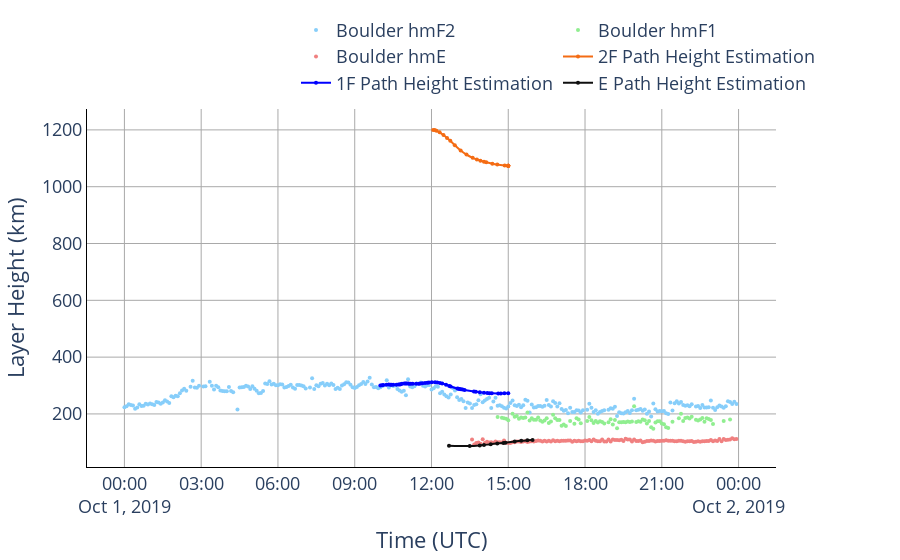

The code cell stored with this chart in its notebook:
### Code cell
# Create figure with secondary y-axis
fig = make_subplots(specs=[[{"secondary_y": True}]])

# Add traces
import numpy as np

N = 1
X = 1350 # dist from WWV to WA5FRF
h0_F2=300 #278
h0_E = 88.4
# calculate change in layer height:
deltaheight_F1 = (deltaheight(N=1, X = 1350, h0 = h0_F2, pathlen = pathlen_1F) + h0_F2)#
deltaheight_E = deltaheight(N=1, X = 1350, h0 = h0_E, pathlen = pathlen_E)+h0_E
deltaheight_F2 = deltaheight(N=2, X = 1350, h0 = h0_F2, pathlen = pathlen_2F)+h0_F2


fig.add_trace(
    go.Scatter(x=hmF2['Time'], y=hmF2['BOULDER'], 
               mode = 'markers', 
               marker=dict(
                    color='LightSkyBlue',
                    size=4,
                #     line=dict(
                #         color='MediumPurple',
                #         width=15
                # )
               ),
               # line_shape='spline',
               name="Boulder hmF2"),
    # secondary_y=True,
)

# fig.add_trace(
#     go.Scatter(x=hmF2['Time'], y=hmF2['BOULDER'].rolling(10).mean(), 
#                # mode = 'markers', 
#                line_shape='spline',
#                line_color = color_Boulder,
#                name="Boulder hmF2 Rolling Mean"),
#     secondary_y=True,
# )

 
fig.add_trace(
    go.Scatter(x=hmF1['Time'], y=hmF1['BOULDER'], 
               mode = 'markers', 
               marker=dict(
                    color='LightGreen',
                    size=4,
                #     line=dict(
                #         color='MediumPurple',
                #         width=15
                # )
               ),
               line_color = color_Boulder,
               name="Boulder hmF1"),
    # secondary_y=True, 
)


fig.add_trace(
    go.Scatter(x=hmE['Time'], y=hmE['BOULDER'], 
               mode = 'markers', 
               marker=dict(
                    color='LightCoral',
                    size=4,
                #     line=dict(
                #         color='MediumPurple',
                #         width=15
                # )
               ),
               name="Boulder hmE"),
    # secondary_y=True, 
)


fig.add_trace(
    go.Scatter(x=F2['Date'], y=deltaheight_F2, 
               mode = 'lines+markers',
               marker=dict(
                    size=4,
               ),
               line_shape='spline', 
               line_color = color_2F,
               name="2F Path Height Estimation"),
    # secondary_y=True
)

fig.add_trace(
    go.Scatter(x=F1['Date'], y=deltaheight_F1, 
               mode = 'lines+markers',
               marker=dict(
                    size=4,
               ),
               line_shape='spline', 
               line_color = color_1F,
               name="1F Path Height Estimation"),
    # secondary_y=True
)



fig.add_trace(
    go.Scatter(x=E['Date'], y=deltaheight_E, 
               mode = 'lines+markers',
               marker=dict(
                    size=4,
               ),
               line_shape='spline', 
               line_color = color_E,
               name="E Path Height Estimation"),
    # secondary_y=True
)

# Set x-axis title
fig.update_xaxes(title_text="Time (UTC)")

# Set y-axes titles
fig.update_yaxes(title_text="Layer Height (km)", secondary_y=False)

fontoptions(fig)


fig.update_layout(legend=dict(
    orientation="h",
    yanchor="bottom",
    y=1.02,
    xanchor="right",
    x=1
))

fig.show()
fig.write_html("plots/"+ "Ionosonde Comparison" + "_plot.html", include_plotlyjs="cdn")
# fig.write_image("plots/9d.png")

### Figure 1 — Plotly figure (JSON) as saved in the notebook; plotly's stock layout.template omitted (floating-point values rounded to 4 significant figures; data arrays with more than 128 entries replaced by an {"elided": "..."} marker saying what was removed)
{"data": [{"marker": {"color": "LightSkyBlue", "size": 4}, "mode": "markers", "name": "Boulder hmF2", "type": "scatter", "x": {"elided": "280 str values"}, "y": {"elided": "280 float values"}}, {"line": {"color": "#552DC9"}, "marker": {"color": "LightGreen", "size": 4}, "mode": "markers", "name": "Boulder hmF1", "type": "scatter", "x": {"elided": "180 str values"}, "y": {"elided": "180 float values"}}, {"marker": {"color": "LightCoral", "size": 4}, "mode": "markers", "name": "Boulder hmE", "type": "scatter", "x": {"elided": "250 str values"}, "y": {"elided": "250 float values"}}, {"line": {"color": "#F46C14", "shape": "spline"}, "marker": {"size": 4}, "mode": "lines+markers", "name": "2F Path Height Estimation", "type": "scatter", "x": ["2019-10-01T12:03:48.600000", "2019-10-01T12:07:36.480000", "2019-10-01T12:11:24.360000", "2019-10-01T12:19:00.120000", "2019-10-01T12:28:07.032000", "2019-10-01T12:36:28.368000", "2019-10-01T12:44:04.128000", "2019-10-01T12:54:42.192000", "2019-10-01T13:08:22.560000", "2019-10-01T13:22:02.928000", "2019-10-01T13:36:28.872000", "2019-10-01T13:46:21.360000", "2019-10-01T13:54:42.696000", "2019-10-01T14:03:04.032000", "2019-10-01T14:08:23.064000", "2019-10-01T14:22:49.008000", "2019-10-01T14:34:12.648000", "2019-10-01T14:51:40.896000", "2019-10-01T15:00:02.232000", "2019-10-01T15:00:02.232000", "2019-10-01T15:00:02.232000", "2019-10-01T15:00:02.232000", "2019-10-01T15:00:02.232000", "2019-10-01T15:00:02.232000"], "y": [1200.0, 1199.0, 1197.0, 1191.0, 1182.0, 1172.0, 1161.0, 1146.0, 1128.0, 1113.0, 1102.0, 1096.0, 1092.0, 1088.0, 1086.0, 1081.0, 1078.0, 1075.0, 1074.0, 1074.0, 1074.0, 1074.0, 1074.0, 1074.0]}, {"line": {"color": "#0000ff", "shape": "spline"}, "marker": {"size": 4}, "mode": "lines+markers", "name": "1F Path Height Estimation", "type": "scatter", "x": ["2019-10-01T09:59:59.712000", "2019-10-01T10:03:47.592000", "2019-10-01T10:06:49.896000", "2019-10-01T10:14:25.656000", "2019-10-01T10:19:44.688000", "2019-10-01T10:23:32.568000", "2019-10-01T10:26:34.872000", "2019-10-01T10:30:22.752000", "2019-10-01T10:37:58.512000", "2019-10-01T10:42:31.968000", "2019-10-01T10:45:34.272000", "2019-10-01T10:47:51", "2019-10-01T10:50:53.304000", "2019-10-01T10:56:12.336000", "2019-10-01T10:59:14.640000", "2019-10-01T11:01:31.368000", "2019-10-01T11:05:19.248000", "2019-10-01T11:07:35.976000", "2019-10-01T11:11:23.856000", "2019-10-01T11:15:57.312000", "2019-10-01T11:24:18.648000", "2019-10-01T11:30:23.256000", "2019-10-01T11:34:11.136000", "2019-10-01T11:38:44.592000", "2019-10-01T11:44:49.200000", "2019-10-01T11:50:08.232000", "2019-10-01T11:53:56.112000", "2019-10-01T12:00:46.296000", "2019-10-01T12:08:22.056000", "2019-10-01T12:13:41.088000", "2019-10-01T12:19:45.696000", "2019-10-01T12:25:04.728000", "2019-10-01T12:34:11.639999", "2019-10-01T12:41:47.400000", "2019-10-01T12:44:49.704000", "2019-10-01T13:00:46.800000", "2019-10-01T13:03:03.528000", "2019-10-01T13:06:05.832000", "2019-10-01T13:09:08.136000", "2019-10-01T13:12:56.016000", "2019-10-01T13:17:29.472000", "2019-10-01T13:39:31.176000", "2019-10-01T13:44:04.632000", "2019-10-01T13:53:11.544000", "2019-10-01T14:03:04.032000", "2019-10-01T14:10:39.792000", "2019-10-01T14:15:58.824000", "2019-10-01T14:21:17.856000", "2019-10-01T14:36:29.376000", "2019-10-01T14:42:33.984000", "2019-10-01T14:50:55.320000", "2019-10-01T15:00:02.232000"], "y": [300.0, 301.0, 301.7, 302.9, 303.2, 303.0, 302.8, 302.5, 302.6, 303.2, 304.1, 304.9, 305.9, 307.0, 307.2, 307.1, 306.9, 306.7, 306.3, 306.1, 306.3, 306.6, 307.1, 308.0, 309.1, 310.0, 310.7, 311.7, 311.7, 310.9, 309.2, 307.1, 302.7, 298.4, 296.7, 289.5, 288.7, 287.7, 286.8, 285.7, 284.4, 279.1, 278.1, 276.2, 274.4, 273.4, 272.9, 272.6, 272.1, 272.2, 272.5, 273.0]}, {"line": {"color": "#0f0f0f", "shape": "spline"}, "marker": {"size": 4}, "mode": "lines+markers", "name": "E Path Height Estimation", "type": "scatter", "x": ["2019-10-01T12:41:01.824000", "2019-10-01T13:29:38.688000", "2019-10-01T13:53:11.544000", "2019-10-01T14:03:04.032000", "2019-10-01T14:19:01.128000", "2019-10-01T14:34:12.648000", "2019-10-01T14:48:38.592000", "2019-10-01T14:53:12.048000", "2019-10-01T15:15:13.752000", "2019-10-01T15:30:25.272000", "2019-10-01T15:44:51.216000", "2019-10-01T15:57:00.432000"], "y": [88.4, 86.74, 89.05, 90.63, 93.62, 95.93, 97.86, 98.6, 102.7, 105.2, 107.0, 108.3]}], "layout": {"autosize": true, "font": {"size": 18}, "legend": {"orientation": "h", "x": 1, "xanchor": "right", "y": 1.02, "yanchor": "bottom"}, "paper_bgcolor": "rgba(0, 0, 0, 0)", "plot_bgcolor": "rgba(0, 0, 0, 0)", "xaxis": {"anchor": "y", "autorange": true, "domain": [0, 0.94], "gridcolor": "darkgray", "linecolor": "black", "linewidth": 1, "range": ["2019-09-30 22:33:51.1675", "2019-10-02 01:26:13.8325"], "showline": true, "title": {"text": "Time (UTC)"}, "type": "date"}, "yaxis": {"anchor": "x", "autorange": true, "domain": [0, 1], "gridcolor": "darkgray", "linecolor": "black", "linewidth": 1, "range": [-0.6601, 1287.0], "showline": true, "title": {"text": "Layer Height (km)"}, "type": "linear"}, "yaxis2": {"anchor": "x", "gridcolor": "darkgray", "linecolor": "black", "linewidth": 1, "overlaying": "y", "showline": true, "side": "right"}}}
